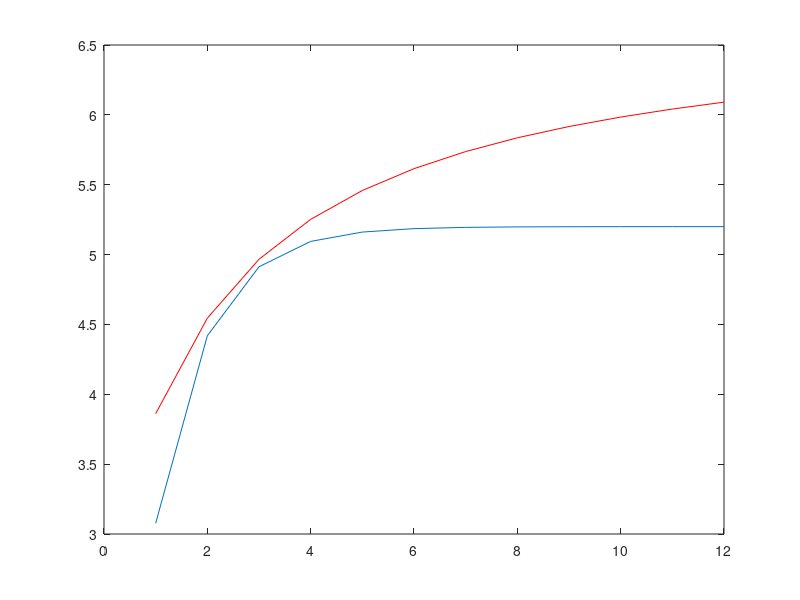

This figure's MATLAB source:
function compFits


RelInt=1:12;

r1=5.2-3.5.*exp(.5-RelInt); 
r2=(4.1814.*RelInt)./(2.2159+RelInt)+2.5613; 

plot(RelInt,r1)
hold on
plot(RelInt,r2,'r-')

